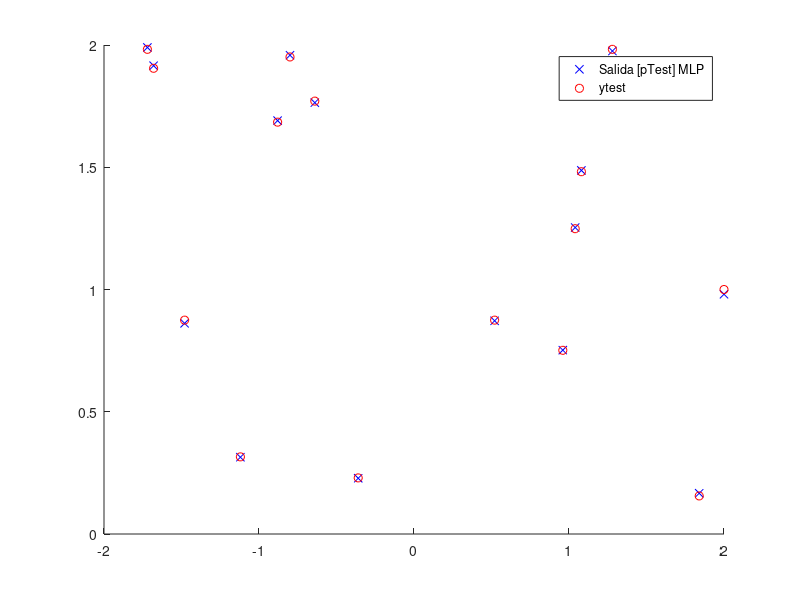

MATLAB code for this plot:
function [] = graficar_fun()
    load("datos_finales.mat");
    figure;
    hold on;
    %plot(p,a, 'yx');
    plot(ptest,a_test, 'bx');
    plot(ptest,t_test,'ro');
    legend('Salida [pTest] MLP','ytest')
    hold off;